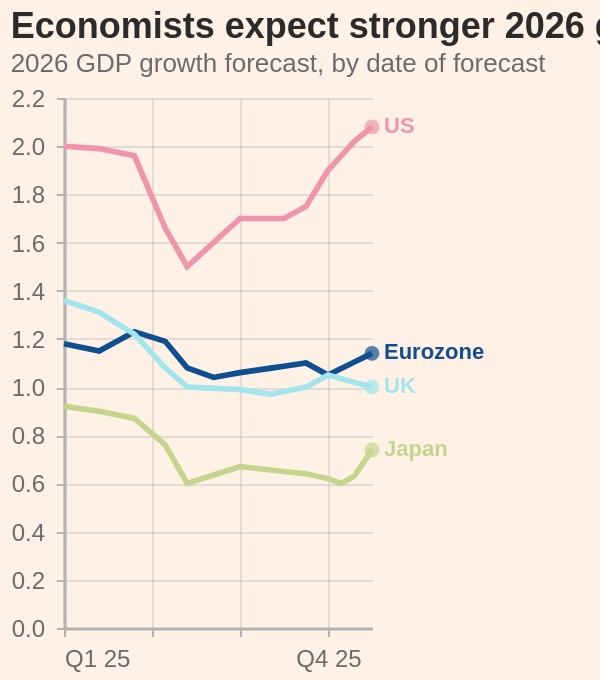

Describe this chart as a Vega-Lite specification.
### Vega-Lite specification from a JSON file in a GitHub repository (floating-point values rounded to 4 significant figures)
{"$schema": "https://vega.github.io/schema/vega-lite/v5.json", "background": "#fff1e5", "width": "container", "height": 340, "autosize": {"type": "fit", "contains": "padding"}, "title": {"text": "Economists expect stronger 2026 growth in the US", "subtitle": "2026 GDP growth forecast, by date of forecast", "anchor": "start", "fontSize": 18, "fontWeight": "bold", "subtitleFontSize": 13, "subtitleFontWeight": "normal", "color": "#2b2b2b", "subtitleColor": "#6b6b6b"}, "data": {"values": [{"x": 1.0, "economy": "Eurozone", "value": 1.18}, {"x": 1.8, "economy": "Eurozone", "value": 1.15}, {"x": 2.6, "economy": "Eurozone", "value": 1.23}, {"x": 3.3, "economy": "Eurozone", "value": 1.19}, {"x": 3.8, "economy": "Eurozone", "value": 1.08}, {"x": 4.4, "economy": "Eurozone", "value": 1.04}, {"x": 5.0, "economy": "Eurozone", "value": 1.06}, {"x": 5.7, "economy": "Eurozone", "value": 1.079}, {"x": 6.0, "economy": "Eurozone", "value": 1.087}, {"x": 6.5, "economy": "Eurozone", "value": 1.1}, {"x": 7.0, "economy": "Eurozone", "value": 1.05}, {"x": 7.3, "economy": "Eurozone", "value": 1.077}, {"x": 7.6, "economy": "Eurozone", "value": 1.104}, {"x": 8.0, "economy": "Eurozone", "value": 1.14}, {"x": 1.0, "economy": "Japan", "value": 0.92}, {"x": 1.8, "economy": "Japan", "value": 0.9}, {"x": 2.6, "economy": "Japan", "value": 0.87}, {"x": 3.3, "economy": "Japan", "value": 0.76}, {"x": 3.8, "economy": "Japan", "value": 0.6}, {"x": 4.4, "economy": "Japan", "value": 0.635}, {"x": 5.0, "economy": "Japan", "value": 0.67}, {"x": 5.7, "economy": "Japan", "value": 0.656}, {"x": 6.0, "economy": "Japan", "value": 0.65}, {"x": 6.5, "economy": "Japan", "value": 0.64}, {"x": 7.0, "economy": "Japan", "value": 0.62}, {"x": 7.3, "economy": "Japan", "value": 0.6}, {"x": 7.6, "economy": "Japan", "value": 0.63}, {"x": 8.0, "economy": "Japan", "value": 0.74}, {"x": 1.0, "economy": "UK", "value": 1.36}, {"x": 1.8, "economy": "UK", "value": 1.31}, {"x": 2.6, "economy": "UK", "value": 1.22}, {"x": 3.3, "economy": "UK", "value": 1.08}, {"x": 3.8, "economy": "UK", "value": 1.0}, {"x": 4.4, "economy": "UK", "value": 0.995}, {"x": 5.0, "economy": "UK", "value": 0.99}, {"x": 5.7, "economy": "UK", "value": 0.97}, {"x": 6.0, "economy": "UK", "value": 0.9812}, {"x": 6.5, "economy": "UK", "value": 1.0}, {"x": 7.0, "economy": "UK", "value": 1.05}, {"x": 7.3, "economy": "UK", "value": 1.035}, {"x": 7.6, "economy": "UK", "value": 1.02}, {"x": 8.0, "economy": "UK", "value": 1.0}, {"x": 1.0, "economy": "US", "value": 2.0}, {"x": 1.8, "economy": "US", "value": 1.99}, {"x": 2.6, "economy": "US", "value": 1.96}, {"x": 3.3, "economy": "US", "value": 1.66}, {"x": 3.8, "economy": "US", "value": 1.5}, {"x": 4.4, "economy": "US", "value": 1.6}, {"x": 5.0, "economy": "US", "value": 1.7}, {"x": 5.7, "economy": "US", "value": 1.7}, {"x": 6.0, "economy": "US", "value": 1.7}, {"x": 6.5, "economy": "US", "value": 1.75}, {"x": 7.0, "economy": "US", "value": 1.9}, {"x": 7.3, "economy": "US", "value": 1.96}, {"x": 7.6, "economy": "US", "value": 2.02}, {"x": 8.0, "economy": "US", "value": 2.08}]}, "encoding": {"x": {"field": "x", "type": "quantitative", "scale": {"domain": [1, 8]}, "axis": {"title": null, "values": [1, 3, 5, 7], "labelExpr": "datum.value==1 ? 'Q1 25' : datum.value==3 ? 'Q2 25' : datum.value==5 ? 'Q3 25' : 'Q4 25'", "labelColor": "#6b6b6b", "labelFontSize": 12, "tickColor": "#b3b3b3", "domainColor": "#b3b3b3", "domainWidth": 1.6, "grid": true, "gridColor": "#b3b3b3", "gridOpacity": 0.35}}, "y": {"field": "value", "type": "quantitative", "scale": {"domain": [0.0, 2.2]}, "axis": {"title": null, "values": [0.0, 0.2, 0.4, 0.6, 0.8, 1.0, 1.2, 1.4, 1.6, 1.8, 2.0, 2.2], "labelColor": "#6b6b6b", "labelFontSize": 12, "tickColor": "#b3b3b3", "domainColor": "#b3b3b3", "domainWidth": 1.6, "grid": true, "gridColor": "#b3b3b3", "gridOpacity": 0.35}}, "color": {"field": "economy", "type": "nominal", "scale": {"domain": ["Eurozone", "US", "UK", "Japan"], "range": ["#0f4e90", "#f094ac", "#a3e5ed", "#c5d58d"]}, "legend": null}}, "layer": [{"mark": {"type": "line", "strokeWidth": 2.8}}, {"params": [{"name": "hover", "select": {"type": "point", "nearest": true, "on": "pointermove[!event.buttons]", "clear": "mouseout"}}], "mark": {"type": "circle", "size": 70, "filled": true}, "encoding": {"opacity": {"condition": {"param": "hover", "empty": false, "value": 1}, "value": 0}, "tooltip": [{"field": "value", "type": "quantitative", "format": ".2f", "title": "2026 GDP growth (%)"}]}}, {"transform": [{"filter": {"param": "hover", "empty": false}}], "mark": {"type": "rule", "strokeWidth": 1, "color": "#666", "opacity": 0.6}}, {"transform": [{"filter": "datum.x == 8.0"}], "mark": {"type": "point", "filled": true, "size": 55}}, {"transform": [{"filter": "datum.x == 8.0"}], "mark": {"type": "text", "align": "left", "dx": 6, "fontSize": 11, "fontWeight": "bold", "color": "#2b2b2b"}, "encoding": {"text": {"field": "economy", "type": "nominal"}}}], "config": {"view": {"stroke": null, "fill": "#fff1e5"}, "axis": {"labelPadding": 6, "tickSize": 4}}}
